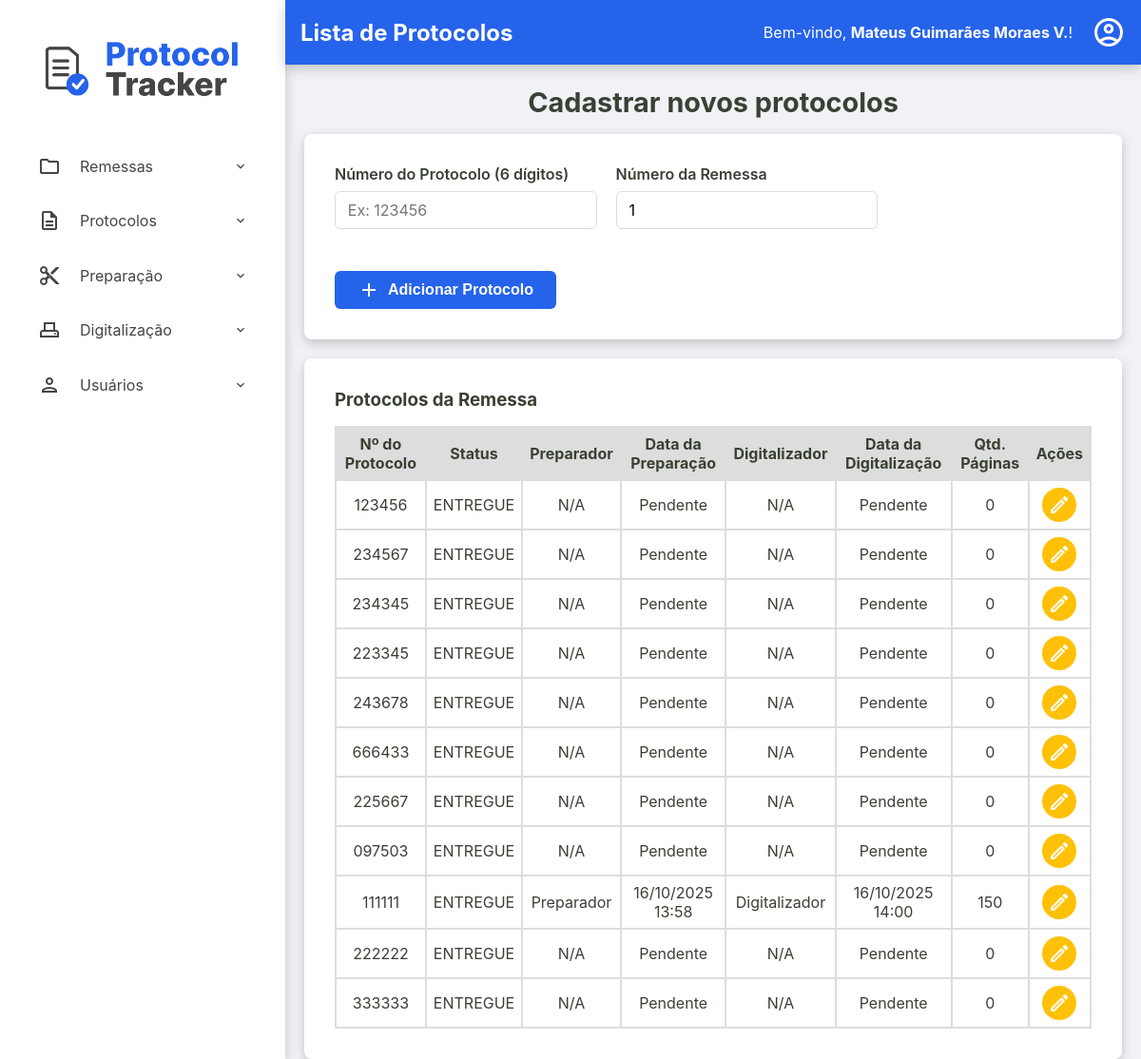
/admin/remessas/protocolos?id=c7c03089-3851-4682-86d1-8ad004e13ebc (signed in), run on the app's committed database.
### tables this page shows
CREATE TABLE usuarios (
    id INTEGER PRIMARY KEY AUTOINCREMENT,
    nome TEXT NOT NULL,
    email TEXT NOT NULL UNIQUE,
    cpf TEXT NOT NULL UNIQUE,
    hash_senha TEXT NOT NULL,
    permissao TEXT NOT NULL,
    data_criacao TEXT NOT NULL DEFAULT CURRENT_TIMESTAMP,
    status INTEGER NOT NULL DEFAULT 1
  );

CREATE TABLE remessas (
    numero_remessa INTEGER PRIMARY KEY, -- SQLite vai gerenciar o autoincremento aqui
    id TEXT NOT NULL UNIQUE, -- Seu ID de texto continua sendo obrigatório e único
    data_recebimento TEXT NOT NULL,
    data_entrega TEXT NULL,
    status TEXT NOT NULL DEFAULT 'RECEBIDO',
    quantidade_protocolos INTEGER NULL CHECK (quantidade_protocolos >= 0),
    id_administrador INTEGER NOT NULL,
    observacoes TEXT NULL,
    FOREIGN KEY (id_administrador) REFERENCES usuarios (id)
  );

CREATE TABLE protocolos (
    id TEXT PRIMARY KEY,
    id_remessa TEXT NOT NULL,
    numero_protocolo TEXT NOT NULL UNIQUE,
    data_preparacao TEXT NULL,
    id_preparador INTEGER NULL,
    data_digitalizacao TEXT NULL,
    id_digitalizador INTEGER NULL,
    status TEXT NOT NULL DEFAULT 'RECEBIDO',
    quantidade_paginas INTEGER NULL CHECK (quantidade_paginas >= 0),
    observacoes TEXT NULL,
    FOREIGN KEY (id_remessa) REFERENCES remessas (id),
    FOREIGN KEY (id_preparador) REFERENCES usuarios (id),
    FOREIGN KEY (id_digitalizador) REFERENCES usuarios (id)
  );

### src/Controller/Admin/RemessaController.php (called while the page is built, shortened)
<?php
class RemessaController
{
    private ?Usuario $usuario_logado = null;
    public function __construct(
        private RemessaRepository $remessaRepository,
        private RemessaService $remessaService,
        private ProtocoloRepository $protocoloRepository,
        private ProtocoloService $protocoloService,
        private UsuarioRepository $usuarioRepository,
        private DashboardService $dashboardService,
        private UsuarioService $usuarioService
    ) {
        $id_usuario = $_SESSION['usuario_logado_id'] ?? null;
        if ($id_usuario) {
            $this->usuario_logado = $this->usuarioRepository->findById($id_usuario);
        }
    }
    public function exibirProtocolos(?string $id_remessa_param, ?string $erro = null)
    {
        try {
            $id_remessa = $id_remessa_param;
            $remessa = $this->remessaRepository->findById($id_remessa);
            $listaDePreparadores = $this->usuarioRepository->allByPermissao('preparador');
            $listaDeDigitalizadores = $this->usuarioRepository->allByPermissao('digitalizador');
            $listaProtocolos = $this->protocoloRepository->findByRemessa($id_remessa);
            $titulo_da_pagina = "Lista de Protocolos";
            $usuario_logado = $this->usuario_logado;
            require __DIR__ . '/../../../templates/admin/visualizar-protocolos.php';
        } catch (Exception $e) {
            $this->exibirRemessas($e->getMessage());
        }
    }
}

### src/Repository/UsuarioRepository.php (called while the page is built, shortened)
<?php
class UsuarioRepository implements UsuarioRepositoryInterface
{
    private PDO $connection;
    public function __construct(PDO $connection)
    {
        $this->connection = $connection;
    }
    public function allByPermissao(string $permissao): array
    {
        $sqlQuery = "SELECT * FROM usuarios WHERE permissao = :permissao";
        $stmt = $this->connection->prepare($sqlQuery);
        $stmt->bindValue(':permissao', $permissao);
        $stmt->execute();
        return $this->hidrataLista($stmt);
    }
    public function findById(int $id): ?Usuario
    {
        $sqlQuery = "SELECT * FROM usuarios WHERE id = :id;";
        $stmt = $this->connection->prepare($sqlQuery);
        $stmt->bindValue(':id', $id);
        $stmt->execute();
        $dadosUsuario = $stmt->fetch();
        return Usuario::fromArray($dadosUsuario);
    }
    private function hidrataLista(PDOStatement $stmt): array
    {
        $listaDeUsuarios = [];
        while($dadosUsuario = $stmt->fetch()){
            $listaDeUsuarios[] = Usuario::fromArray($dadosUsuario);
        }
        return $listaDeUsuarios;
    }
}

### src/Model/Usuario.php (called while the page is built, shortened)
<?php
class Usuario {
    public function getNome(): string { return $this->nome; }
    public static function fromArray(array $array): self
    {
        try {
            $data_criacao = isset($array['data_criacao']) ? new DateTimeImmutable($array['data_criacao']) : null;
        } catch (Exception $e) {
            throw new Exception("Falha ao criar data");
        }
        return new self(
            (int) $array['id'],
            $array['nome'],
            $array['email'],
            $array['cpf'],
            $array['hash_senha'],
            $array['permissao'],
            $data_criacao,
            (bool) $array['status']
        );
    }
}

### src/Repository/RemessaRepository.php (called while the page is built, shortened)
<?php
class RemessaRepository implements RemessaRepositoryInterface
{
    private PDO $connection;
    public function __construct(PDO $connection)
    {
        $this->connection = $connection;
    }
    public function findById(string $id): ?Remessa
    {
        $sqlQuery = "SELECT * FROM remessas WHERE id = :id;";
        $stmt = $this->connection->prepare($sqlQuery);
        $stmt->bindValue(':id', $id);
        $stmt->execute();
        $dadosRemessa = $stmt->fetch();
        return Remessa::fromArray($dadosRemessa);
    }
}

### src/Model/Remessa.php (called while the page is built, shortened)
<?php
class Remessa {
    public function getNumeroRemessa(): int { return $this->numero_remessa; }
    public static function fromArray(array $array): self
    {
        try {
            $data_recebimento = new DateTimeImmutable($array['data_recebimento']);
            $data_entrega = isset($array['data_entrega']) ? new DateTimeImmutable($array['data_entrega']) : null;
        } catch (Exception $e) {
            throw new Exception("Falha ao criar data");
        }
        return new self(
            $array['id'],
            (int) $array['numero_remessa'] ?? null,
            $data_recebimento,
            $data_entrega,
            $array['status'],
            isset($array['quantidade_protocolos']) ? (int)$array['quantidade_protocolos'] : null,
            (int)$array['id_administrador'],
            $array['observacoes'] ?? null
        );
    }
}

### src/Repository/ProtocoloRepository.php (called while the page is built, shortened)
<?php
class ProtocoloRepository implements ProtocoloRepositoryInterface
{
    private PDO $connection;
    public function __construct(PDO $connection)
    {
        $this->connection = $connection;
    }
    public function findByRemessa(string $id_remessa): array
    {
        $sqlQuery = "SELECT * FROM protocolos WHERE id_remessa = :id_remessa;";
        $stmt = $this->connection->prepare($sqlQuery);
        $stmt->bindValue(':id_remessa', $id_remessa);
        $stmt->execute();
        return $this->hidrataLista($stmt);
    }
    private function hidrataLista(PDOStatement $stmt): array
    {
        $listaDeProtocolos = [];
        while($dadosProtocolo = $stmt->fetch()){
            $listaDeProtocolos[] = Protocolo::fromArray($dadosProtocolo);
        }
        return $listaDeProtocolos;
    }
}

### src/Model/Protocolo.php (called while the page is built, shortened)
<?php
class Protocolo {
    public function getId(): ?string { return $this->id; }
    public function getNumeroProtocolo(): string { return $this->numero_protocolo; }
    public function getDataPreparacao(): ?DateTimeImmutable { return $this->data_preparacao; }
    public function getDataDigitalizacao(): ?DateTimeImmutable { return $this->data_digitalizacao; }
    public function getStatus(): string { return $this->status; }
    public function getQuantidadePaginas(): ?int { return $this->quantidade_paginas; }
    public static function fromArray(array $array): self
    {
        try {
            $data_preparacao = isset($array['data_preparacao']) ? new DateTimeImmutable($array['data_preparacao']) :  null;
            $data_digitalizacao = isset($array['data_digitalizacao']) ? new DateTimeImmutable($array['data_digitalizacao']) :  null;
        } catch (Exception $e) {
            throw new Exception("Falha ao criar data");
        }
        return new self(
            $array['id'],
            $array['id_remessa'],
            $array['numero_protocolo'],
            $data_preparacao,
            isset($array['id_preparador']) ? (int) $array['id_preparador'] : null,
            $data_digitalizacao,
            isset($array['id_digitalizador']) ? (int) $array['id_digitalizador'] : null,
            $array['status'],
            isset($array['quantidade_paginas']) ? (int) $array['quantidade_paginas'] : null,
            $array['observacoes'] ?? null,
        );
    }
}

### templates/admin/visualizar-protocolos.php (the view, shortened to what this page needs)
<?php require __DIR__ . '/../components/_header.php'; ?>
<h2>Cadastrar novos protocolos</h2>
<div class="container-principal-busca">
    <section class="busca-form-container">
        <form action="/admin/remessas/protocolos" method="post" class="busca-form">
            <div class="form-row">
                <div class="form-group">
                    <label for="numero_protocolo">Número do Protocolo (6 dígitos)</label>
                    <input type="text" id="numero_protocolo" name="numero_protocolo" required maxlength="6" pattern="\d{6}"placeholder="Ex: 123456">
                </div>
                <div class="form-group">
                    <label for="numero_remessa">Número da Remessa</label>
                    <input type="text" id="numero_remessa" readonly  name="numero_remessa" value="<?= htmlspecialchars($remessa->getNumeroRemessa()) ?>">
                </div>
            </div>
            <div class="form-actions">
                <button type="submit">
                    <span class="material-icons-outlined">add</span> Adicionar Protocolo
                </button>
            </div>
        </form>
    </section>
    <section class="listagem-container">
        <h3>Protocolos da Remessa</h3>
        <table id="tabela-protocolos" class="protocolos-table datatable-js">
            <thead>
                <tr>
                    <th>Nº do Protocolo</th>
                    <th>Status</th>
                    <th>Preparador</th>
                    <th>Data da Preparação</th>
                    <th>Digitalizador</th>
                    <th>Data da Digitalização</th>
                    <th>Qtd. Páginas</th>
                    <th class="acoes-header">Ações</th>
                </tr>
            </thead>
            <tbody>
                <?php
                    $fusoHorarioLocal = new DateTimeZone('America/Campo_Grande');
                ?>
                <?php foreach ($listaProtocolos as $protocolo): ?>
                    <tr>
                        <td><?= htmlspecialchars($protocolo->getNumeroProtocolo()) ?></td>
                        <td><?= htmlspecialchars($protocolo->getStatus()) ?></td>
                        <td>
                            <?php
                                foreach ($listaDePreparadores as $preparador) {
                                    if($preparador->getId() === $protocolo->getIdPreparador()){
                                        $nomePreparador = $preparador->getNome();
                                        break;
                                    }
                                }
                                echo htmlspecialchars($nomePreparador ?? 'N/A');
                                $nomePreparador = 'N/A';
                            ?>
                        </td>
                        <td><?= $protocolo->getDataPreparacao() ? $protocolo->getDataPreparacao()->setTimezone($fusoHorarioLocal)->format('d/m/Y H:i') : 'Pendente' ?></td>
                        <td>
                            <?php
                                foreach ($listaDeDigitalizadores as $digitalizador) {
                                    if($digitalizador->getId() === $protocolo->getIdDigitalizador()){
                                        $nomeDigitalizador = $digitalizador->getNome();
                                        break;
                                    }
                                }
                                echo htmlspecialchars($nomeDigitalizador ?? 'N/A');
                                $nomeDigitalizador = 'N/A';
                            ?>
                        </td>
                        <td><?= $protocolo->getDataDigitalizacao() ? $protocolo->getDataDigitalizacao()->setTimezone($fusoHorarioLocal)->format('d/m/Y H:i') : 'Pendente' ?></td>
                        <td><?= htmlspecialchars($protocolo->getQuantidadePaginas() ?? 'N/A') ?></td>
                        <td class="acoes-cell">
                            <a href="/admin/remessas/editar-protocolo?id=<?= htmlspecialchars($protocolo->getId()) ?>" class="btn-acao btn-editar" title="Editar Protocolo">
                                <span class="material-icons-outlined">edit</span>
                            </a>
                        </td>
                    </tr>
                <?php endforeach; ?>
            </tbody>
        </table>
    </section>
</div>
<?php require __DIR__ . '/../components/_footer.php'; ?>

### templates/components/_content-header.php (shortened to what this page needs)
<div class="content-header">
    <div class="header-title">
        <h2><?= isset($titulo_da_pagina) ? htmlspecialchars($titulo_da_pagina) : 'Página sem Título' ?></h2>
    </div>
    <div class="logout">
        <?php if (isset($usuario_logado) && $usuario_logado): ?>
            <div class="welcome-message">
                <span>Bem-vindo, <strong><?= htmlspecialchars($usuario_logado->getNome()) ?></strong>!</span>
            </div>
            <div class="dropdown">
                <a href="#" id="user-menu-toggle" class="action-icon" title="Opções do Usuário">
                    <span class="material-icons-outlined">account_circle</span>
                </a>
            </div>
        <?php endif; ?>
    </div>
</div>

### data on the page
usuarios: nome "Mateus Guimarães Moraes V."
remessas: numero_remessa "1"
protocolos: numero_protocolo "123456", status "ENTREGUE", shows "Pendente", quantidade_paginas "0"
protocolos: numero_protocolo "234567", status "ENTREGUE", nomePreparador "N/A", shows "Pendente", nomeDigitalizador "N/A", quantidade_paginas "0"
protocolos: numero_protocolo "234345", status "ENTREGUE", nomePreparador "N/A", shows "Pendente", nomeDigitalizador "N/A", quantidade_paginas "0"
protocolos: numero_protocolo "223345", status "ENTREGUE", nomePreparador "N/A", shows "Pendente", nomeDigitalizador "N/A", quantidade_paginas "0"
protocolos: numero_protocolo "243678", status "ENTREGUE", nomePreparador "N/A", shows "Pendente", nomeDigitalizador "N/A", quantidade_paginas "0"
protocolos: numero_protocolo "666433", status "ENTREGUE", nomePreparador "N/A", shows "Pendente", nomeDigitalizador "N/A", quantidade_paginas "0"
protocolos: numero_protocolo "225667", status "ENTREGUE", nomePreparador "N/A", shows "Pendente", nomeDigitalizador "N/A", quantidade_paginas "0"
protocolos: numero_protocolo "097503", status "ENTREGUE", nomePreparador "N/A", shows "Pendente", nomeDigitalizador "N/A", quantidade_paginas "0"
protocolos: numero_protocolo "111111", status "ENTREGUE", id_preparador.nome "Preparador", format "16/10/2025 13:58", id_digitalizador.nome "Digitalizador", format "16/10/2025 14:00", quantidade_paginas "150"
protocolos: numero_protocolo "222222", status "ENTREGUE", nomePreparador "N/A", shows "Pendente", nomeDigitalizador "N/A", quantidade_paginas "0"
protocolos: numero_protocolo "333333", status "ENTREGUE", nomePreparador "N/A", shows "Pendente", nomeDigitalizador "N/A", quantidade_paginas "0"

### other printed values
$titulo_da_pagina "Lista de Protocolos"
